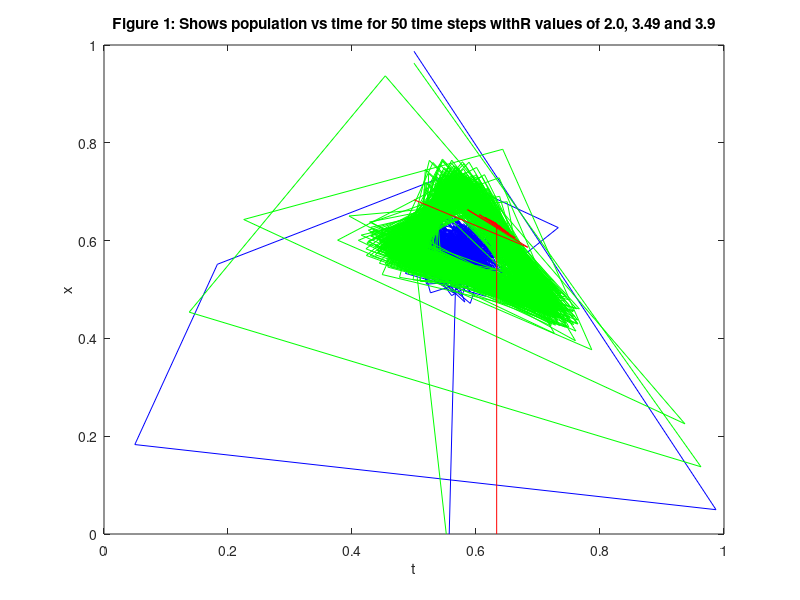

Reproduce this figure in MATLAB.
%%%%%%%%%%%%%%%%%%%%%%%%%%%%%%%%%%%%%%%%%%%%%%%%%%%%%%%%%%%%%%%%
% Code inspired from : http://www.mas.ncl.ac.uk/~ncfb/mat3.pdf %
%%%%%%%%%%%%%%%%%%%%%%%%%%%%%%%%%%%%%%%%%%%%%%%%%%%%%%%%%%%%%%%%

%%%%%%%%%%%%%%%%%%%%%%%%%%%
% Global variables        %
%%%%%%%%%%%%%%%%%%%%%%%%%%%
clear all
timeSteps = 1000;
populations = 100;

%Set up set R values for 100 populations
for n=1:populations
    randR(n) = (rand*0.5)+2.5;
    randR2(n) = (rand*0.1)+3.8;
    randR3(n) = (rand*0.1)+3.9;
end

%%%%%%%%%%%%%%%%%%%%%%%%%%%%%%%%%%%%%%%%%%%%%%%%%%%%%%%%%%%%%%%%%%%%%%%%%%%%%%%%%%%%%%%%%%%%%%%%%%
%For each r value of all 100 populations
for i=1:populations
    %Do 100-1 iterations
    x(i,1) = 0.5; %Initial population
    for n=1:timeSteps-1
        x(i,n+1) = randR(i) * x(i,n) * (1-x(i,n));
    end
end

x=mean(x) %Returns a row vector of the average of each column

for n = 1: length(x)-1
   xReturn(n) =  x(n+1);
end

xReturn(length(x)) = 0;

%%%%%%%%%%%%%%%%%%%%%%%%%%%%%%%%%%%%%%%%%%%%%%%%%%%%%%%%%%%%%%%%%%%%%%%%%%%%%%%%%%%%%%%%%%%%%%%%%%

%For each r value of all 100 populations
for i=1:populations
    %Do 100-1 iterations
    x2(i,1) = 0.5; %Initial population
    for n=1:timeSteps-1
        x2(i,n+1) = randR2(i) * x2(i,n) * (1-x2(i,n));
    end
end

x2=mean(x2); %Returns a row vector of the average of each column

for n = 1: length(x2)-1
   xReturn2(n) =  x2(n+1);
end

xReturn2(length(x2)) = 0;

%%%%%%%%%%%%%%%%%%%%%%%%%%%%%%%%%%%%%%%%%%%%%%%%%%%%%%%%%%%%%%%%%%%%%%%%%%%%%%%%%%%%%%%%%%%%%%%%%%

%For each r value of all 100 populations
for i=1:populations
    %Do 100-1 iterations
    x3(i,1) = 0.5; %Initial population
    for n=1:timeSteps-1
        x3(i,n+1) = randR3(i) * x3(i,n) * (1-x3(i,n));
    end
end

x3=mean(x3) %Returns a row vector of the average of each column

for n = 1: length(x3)-1
   xReturn3(n) =  x3(n+1);
end

xReturn3(length(x3)) = 0;

plot(x3,xReturn3,'-b')
hold on
plot(x2,xReturn2,'-g')
hold on
plot(x,xReturn,'-r')

ylabel('x');
xlabel('t');
title1 = ['Figure 1: Shows population vs time for 50 time steps with' ...
    'R values of 2.0, 3.49 and 3.9'];
title(title1); 

%%%%%% periodic cyle Graph %%%%%
